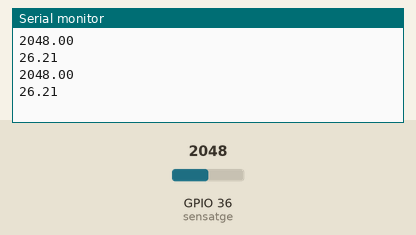
Simulated run of this sketch. Board: ESP32. Parts: the last lines printed to the serial monitor. The inputs (shaded band) are chosen by the test bench; at power-on: GPIO 36 (sensatge) = 2048.

Above: at 2.3 s.
2.4 s: GPIO 36 (sensatge) set to 2866
At 4.2 s:
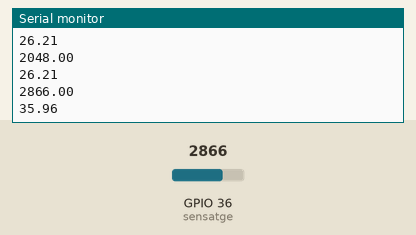
4.5 s: GPIO 36 (sensatge) set to 3603
At 5.8 s:
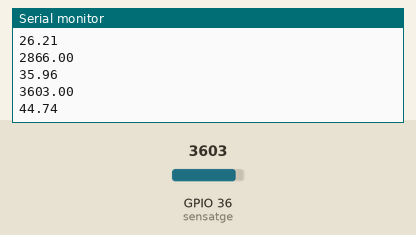
Timing chart, 0 to 7.5 s (numbered marks = the images above; inputs shaded):
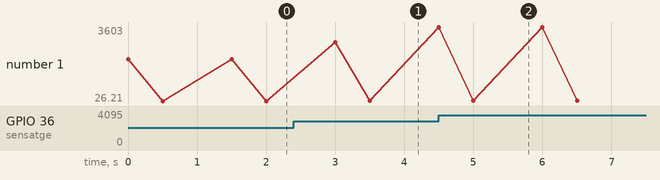

The sketch:

Sensatge_Tensio.ino
```cpp
#define sensatge A0

float battery_voltage;

void setup() {
  // put your setup code here, to run once:
  Serial.begin(115200);
  //analogReadResolution(12);

}

void loop() {
  // put your main code here, to run repeatedly:
  battery_voltage = analogRead(sensatge);
  Serial.println(battery_voltage);

  battery_voltage = battery_voltage*3.1588493/1023;   //Valor máximo de tensión por el diseño actual

  delay(500);
  battery_voltage = (battery_voltage/0.391357273 + 1.2)/0.662251656;    //Antitransformada de la tensión de entrada al esp32, correspondiente a la tensión de bateria
  Serial.println(battery_voltage);
  delay(1000);

}
```

Measured:
- after the input at 2.4 s, the serial monitor: prints a new line after 0.60 s (image 1)
- after the input at 4.5 s, the serial monitor: prints a new line at once (image 2)
- plotted number 1: 26.21 → 35.96 after the input at 2.4 s, 35.96 → 44.74 after the input at 4.5 s
